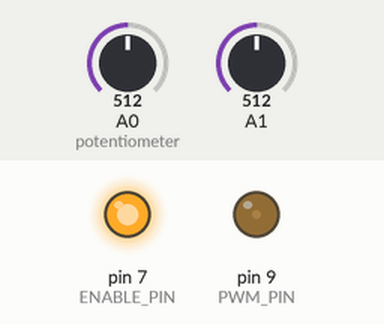
Recording of a sketch running on a simulated Arduino Uno, built with avr-gcc and run on an emulated ATmega328P. Parts: output pins drawn as LEDs (lit = HIGH). The test bench sets the inputs (shaded band); at power-on: A0 (potentiometer) = 512, A1 = 512.

Above: at 3.2 s.
3.3 s: A0 (potentiometer) set to 545
4.9 s: A0 (potentiometer) set to 580
At 5.9 s:
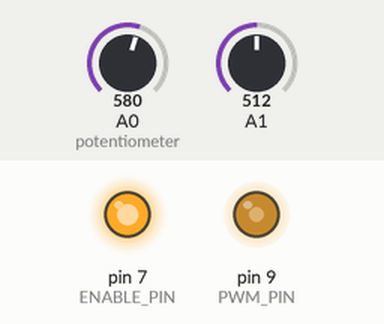
6.4 s: A0 (potentiometer) set to 553
At 7.4 s:
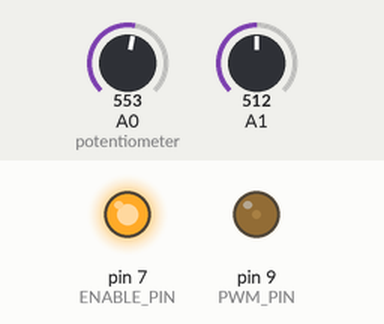
7.9 s: A1 set to 1023
At 8.05 s:
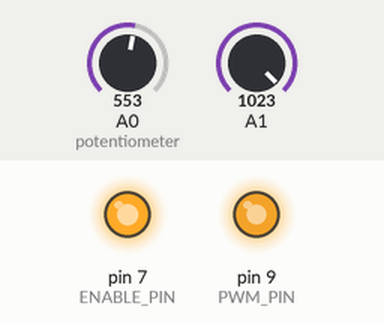
9.7 s: A1 set to 190
At 10.8 s:
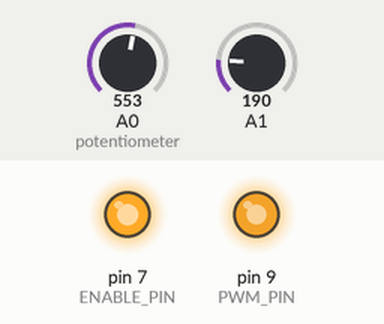
Timing chart, 0 to 12.2 s (numbered marks = the images above; inputs shaded):
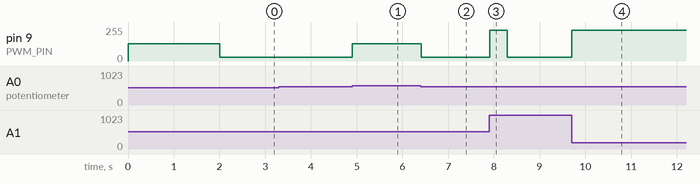

Measured:
- the behaviour switches between 571 and 570 on A0 (potentiometer) (found by bisection; images 1 and 2)
- after the input at 4.9 s, pin 9 (PWM_PIN): 27/255 → 128/255 at once
- after the input at 6.4 s, pin 9 (PWM_PIN): 128/255 → 27/255 at once
- after the input at 7.9 s, pin 9 (PWM_PIN): 27/255 → 229/255 at once, → 27/255 0.39 s later
- after the input at 9.7 s, pin 9 (PWM_PIN): 27/255 → 229/255 at once

The sketch:

05-05-2017.ino
```cpp
// Libraries
#include <TimerOne.h>
#include <PID_v1.h>
//PINS
#define PWM_PIN 9
#define ENABLE_PIN 7
#define POTMETERARM A0
#define POTMETERSTICK A1
#define CURRENT_INPUT A5
//Variables
double pos = 377;
double posStick = 535;

double setpoint = 381;
double setpointStick = 535;
double setpointRad = 0;
double OutputController = 0, OutputPD = 0;
double calcedPWM;
double errorDist, errorArm;
double pgainLow = 6.6;
double kpPID = 400, kiPID = 900, kdPID = 25;
double kpPD = 6.6, kiPD = 0, kdPD = 1.1;
//PID ENABLING
PID myPD(&errorDist, &OutputPD, &setpointRad, kpPD, kiPD, kdPD, DIRECT);
PID myPID(&errorArm, &OutputController, &OutputPD, kpPID, kiPID, kdPID, DIRECT);


void setup() {
  // setup timerOne, we use this library to get 10bit resolution for PWM.
  Timer1.initialize(2000);
  Timer1.stop();        //stop the counter
  Timer1.restart();     //set the clock to zero
  Timer1.pwm(PWM_PIN, 512, 2000);
  //PINMODE
  pinMode(PWM_PIN, OUTPUT);
  pinMode(ENABLE_PIN, OUTPUT);
  //Enable ESCON driver
  digitalWrite(ENABLE_PIN, LOW);  // disable ESCON to clear any errors
  delay(2000);
  digitalWrite(ENABLE_PIN, HIGH);  // enable ESCON
  Serial.begin(57600);
  //PID initialization
  myPID.SetMode(AUTOMATIC);
  myPID.SetOutputLimits(-404, 404);
  myPID.SetSampleTime(5);
  myPD.SetMode(AUTOMATIC);
  myPD.SetOutputLimits(-10, 10);
  myPD.SetSampleTime(0.01);
}

void loop() {
  pos = analogRead(A0);  // read position from potentiometer
  posStick = analogRead(A1);

  //Map to radians
  double MappedPotArm = map(pos, 89, 670, -90, 90);
  MappedPotArm = (MappedPotArm * 31.415926) / 1800;
  double MappedPotStick = map(posStick, 248, 823, -90, 90);
  MappedPotStick = (MappedPotStick * 31.415926) / 1800;
  double MappedPotTotal = MappedPotArm + MappedPotStick;
  //Serial.println(MappedPotTotal);
  errorDist = setpointRad - ((0.31 * sin(MappedPotArm)) + (0.533 * sin(MappedPotTotal))); // Error in distance from 0 radians

  int PDState = myPD.Compute();

  if (PDState == 1)
  {
      errorArm = ((-OutputPD) - MappedPotArm);
  }
  //Serial.println(errorArm);
  int PIDState = myPID.Compute();
//  if (PIDState == 0 && pos < 380 && pos > 375 && posStick < 538 && pos > 532 )
//  {
//    calcedPWM = 512 - (((setpoint - pos) + (setpointStick - posStick)) * pgainLow);
//    calcedPWM = 1024 - calcedPWM;
//  }
  if (PIDState == 1)
  {
    calcedPWM = 512 + (OutputController);
    calcedPWM = 1024 - calcedPWM;
    PIDState = 0;
  }
  //Stop if more than some degrees
  if (pos < 200 || pos > 570)
  {
    calcedPWM = 512;
  }
  Timer1.setPwmDuty(PWM_PIN, calcedPWM);
}
```
